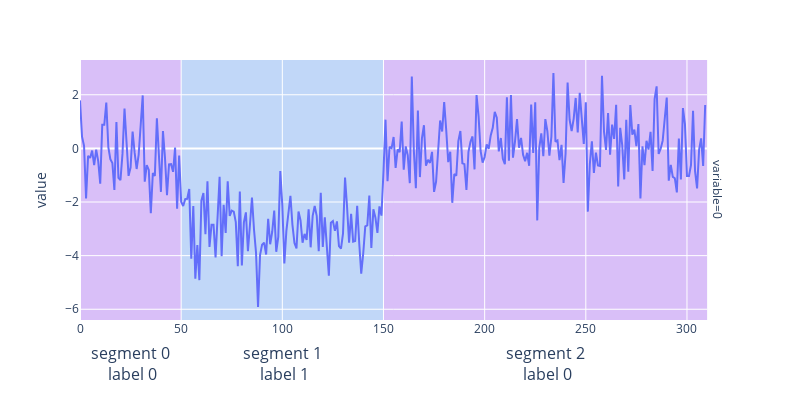

The cell this chart's notebook holds for it:
### Markdown cell above
## Segmentation

### Code cell
extended_cpts = [0] + cpts + [n]
segments = pd.Series(
    [
        pd.Interval(extended_cpts[i], extended_cpts[i + 1], closed="left")
        for i in range(len(extended_cpts) - 1)
    ]
)
segment_labels = pd.Series([0, 1, 0])
plot_segmentation_illustration(df, segments, segment_labels, base_width, base_height)

### Figure 1 — Plotly figure (JSON) as saved in the notebook; plotly's stock layout.template omitted (floating-point values rounded to 4 significant figures; data arrays with more than 128 entries replaced by an {"elided": "..."} marker saying what was removed)
{"data": [{"hovertemplate": "variable=0<br>index=%{x}<br>value=%{y}<extra></extra>", "legendgroup": "", "line": {"color": "#636efa", "dash": "solid"}, "marker": {"symbol": "circle"}, "mode": "lines", "name": "", "orientation": "v", "showlegend": false, "type": "scatter", "x": {"elided": "310 int values"}, "xaxis": "x", "y": {"elided": "310 float values"}, "yaxis": "y"}], "layout": {"annotations": [{"showarrow": false, "text": "variable=0", "textangle": 90, "x": 0.98, "xanchor": "left", "xref": "paper", "y": 0.5, "yanchor": "middle", "yref": "paper"}, {"font": {"size": 16}, "showarrow": false, "text": "segment 0<br> label 0", "x": 25, "xref": "x", "y": -0.22, "yref": "paper", "yshift": -10}, {"font": {"size": 16}, "showarrow": false, "text": "segment 1<br> label 1", "x": 100, "xref": "x", "y": -0.22, "yref": "paper", "yshift": -10}, {"font": {"size": 16}, "showarrow": false, "text": "segment 2<br> label 0", "x": 230, "xref": "x", "y": -0.22, "yref": "paper", "yshift": -10}], "height": 400, "legend": {"tracegroupgap": 0}, "margin": {"t": 60}, "shapes": [{"fillcolor": "#AA0DFE", "layer": "below", "line": {"width": 0}, "opacity": 0.2, "type": "rect", "x0": 0, "x1": 50, "xref": "x", "y0": 0, "y1": 1, "yref": "y domain"}, {"fillcolor": "#3283FE", "layer": "below", "line": {"width": 0}, "opacity": 0.2, "type": "rect", "x0": 50, "x1": 150, "xref": "x", "y0": 0, "y1": 1, "yref": "y domain"}, {"fillcolor": "#AA0DFE", "layer": "below", "line": {"width": 0}, "opacity": 0.2, "type": "rect", "x0": 150, "x1": 310, "xref": "x", "y0": 0, "y1": 1, "yref": "y domain"}], "showlegend": false, "width": 800, "xaxis": {"anchor": "y", "domain": [0, 0.98], "title": {}}, "yaxis": {"anchor": "x", "domain": [0, 1], "title": {"text": "value"}}}}
